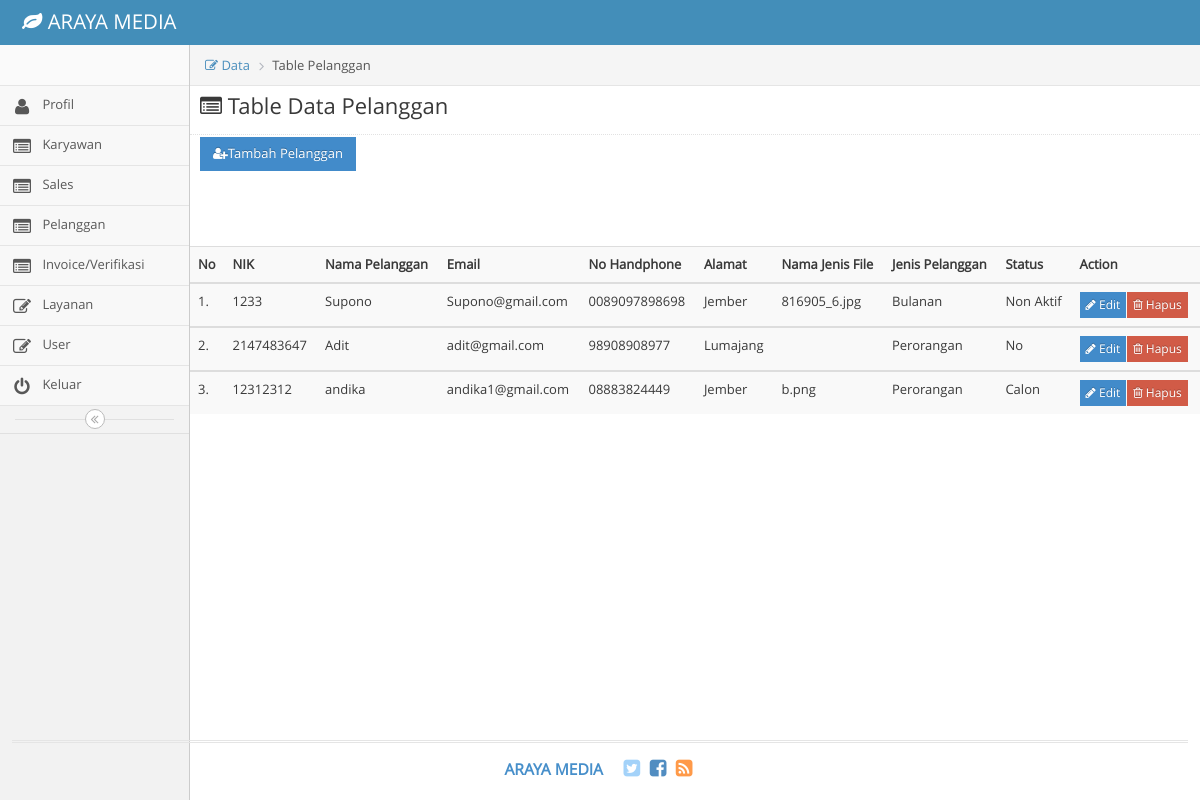
Before: /index.php/pelanggan_admin with the older database file.
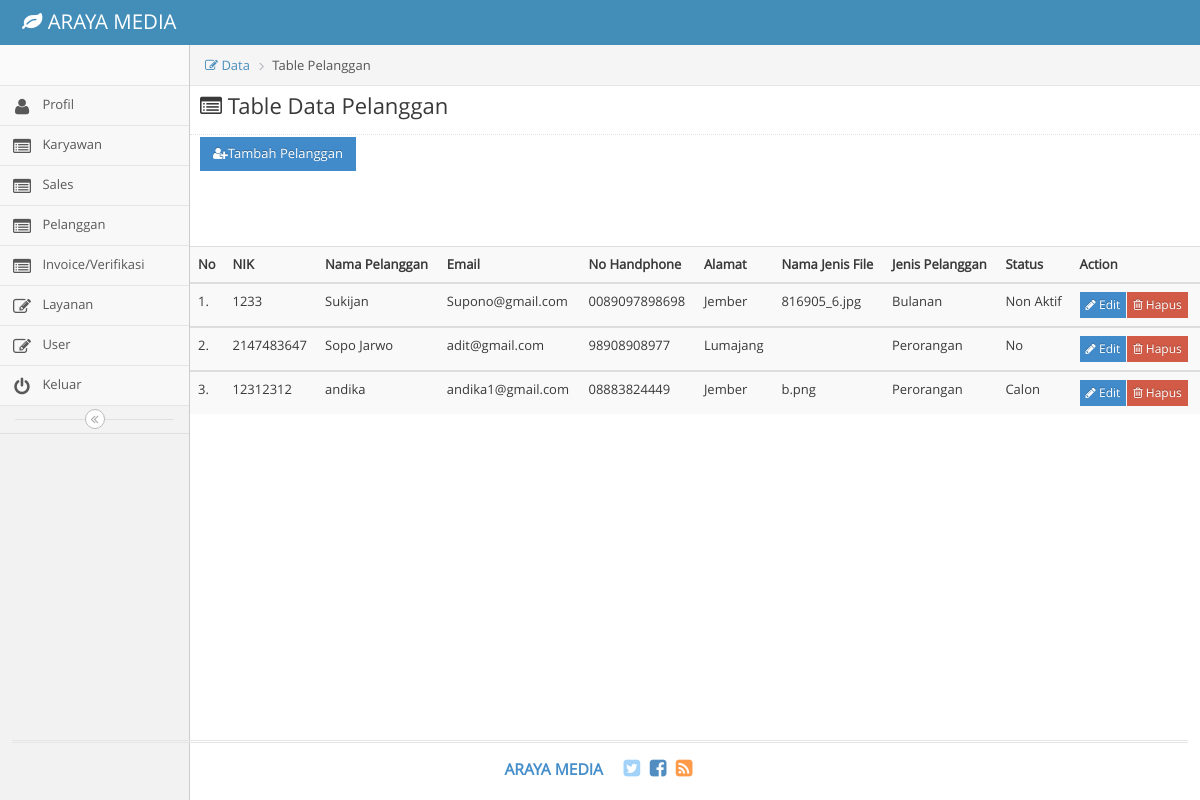
After: the same page with the newer database file.
### tables this page shows
CREATE TABLE `customer` (
  `id_Customer` int(11) NOT NULL,
  `id_Karyawan` int(11) DEFAULT NULL,
  `id_user` int(11) NOT NULL,
  `nama` varchar(45) DEFAULT NULL,
  `Email` varchar(45) DEFAULT NULL,
  `NoHp` varchar(45) DEFAULT NULL,
  `Password` varchar(45) DEFAULT NULL,
  `NIK` int(20) DEFAULT NULL,
  `Nama_JenisFile` text DEFAULT NULL,
  `Alamat` varchar(45) DEFAULT NULL,
  `Jenis_Pelanggan` varchar(45) DEFAULT NULL,
  `Status` varchar(45) DEFAULT NULL
);

### application/controllers/pelanggan_admin.php (called while the page is built, shortened)
<?php
class Pelanggan_admin extends CI_Controller {
	public function index()
	{
		$datapelanggan = $this->db->get("customer")->result();
		$data = array(
			'form' => 'pelanggan_admin',
			'customer' => $datapelanggan
		);
		$this->load->view('pelanggan_admin',$data);
	}
}

### index.php (called while the page is built, shortened)
<?php
require_once BASEPATH.'core/CodeIgniter.php';

### application/views/pelanggan_admin.php (the view, shortened to what the changed rows need)
<!DOCTYPE html>
<html lang="en">
	<head>
		<link rel="stylesheet" href="<?php echo base_url()?>assets/css/bootstrap.min.css" />
		<link rel="stylesheet" href="<?php echo base_url()?>assets/font-awesome/4.5.0/css/font-awesome.min.css" />
		<link rel="stylesheet" href="<?php echo base_url()?>assets/css/ace.min.css" class="ace-main-stylesheet" id="main-ace-style" />
		<link rel="stylesheet" href="<?php echo base_url()?>assets/css/ace-skins.min.css" />
		<link rel="stylesheet" href="<?php echo base_url()?>assets/css/ace-rtl.min.css" />
	</head>
	<body class="no-skin">
		<div class="main-container ace-save-state" id="main-container">
			<div class="main-content">
				<div class="main-content-inner">
					<section class="wrapper">
						<table class="table table-striped table-advance table-hover">
					                <tbody>
					                  <tr>
					                    <th><i class="icon_profile"></i> No</th>
					                    <th><i class="icon_mail_alt"></i> NIK</th>
					                  	<th><i class="icon_profile"></i> Nama Pelanggan</th>
					                    <th><i class="icon_calendar"></i> Email</th>
					                    <th><i class="icon_mail_alt"></i> No Handphone</th>
					                    <th><i class="icon_calendar"></i> Alamat</th>
					                    <th><i class="icon_calendar"></i> Nama Jenis File</th>
					                    <th><i class="icon_mail_alt"></i> Jenis Pelanggan</th>
					                    <th><i class="icon_calendar"></i> Status</th>
					                    <th><i class="icon_calendar"></i> Action</th>
					                  </tr>
					                  <tbody>
					                  <?php $nomor=1;foreach ($customer as $value) {?>
					                    <tr>
					                    <td><?php echo $nomor++?>.</td>
					                    <td><?php echo $value->NIK?></td>
					                    <td><?php echo $value->nama?></td>
					                    <td><?php echo $value->Email?></td>
					                    <td><?php echo $value->NoHp?></td>
					                    <td><?php echo $value->Alamat?></td>
					                    <td><?php echo $value->Nama_JenisFile?></td>
					                    <td><?php echo $value->Jenis_Pelanggan?></td>
					                    <td><?php echo $value->Status?></td>
					                    <td>
					                  	<div class="btn-group">
											<a href="<?php echo base_url()."index.php/pelanggan_admin/edit/".$value->id_Customer?>" class="btn btn-primary btn-xs">
												<i class="fa fa-pencil"></i> Edit
											</a>
											<a href="<?php echo base_url()."index.php/pelanggan_admin/delete/".$value->id_Customer?>" class="btn btn-danger btn-xs">
												<i class="fa fa-trash-o"></i> Hapus
											</a>
										</div>
						              </td>
						              </tr>
						          </tbody>
					</section>
						<?php
                    }
                    ?>
											</div>
										</div>
									</div>
	</body>
</html>

Changed rows visible on the page:
changed customer "Supono@gmail.com": nama "Supono" → "Sukijan"
changed customer "adit@gmail.com": nama "Adit" → "Sopo Jarwo"
